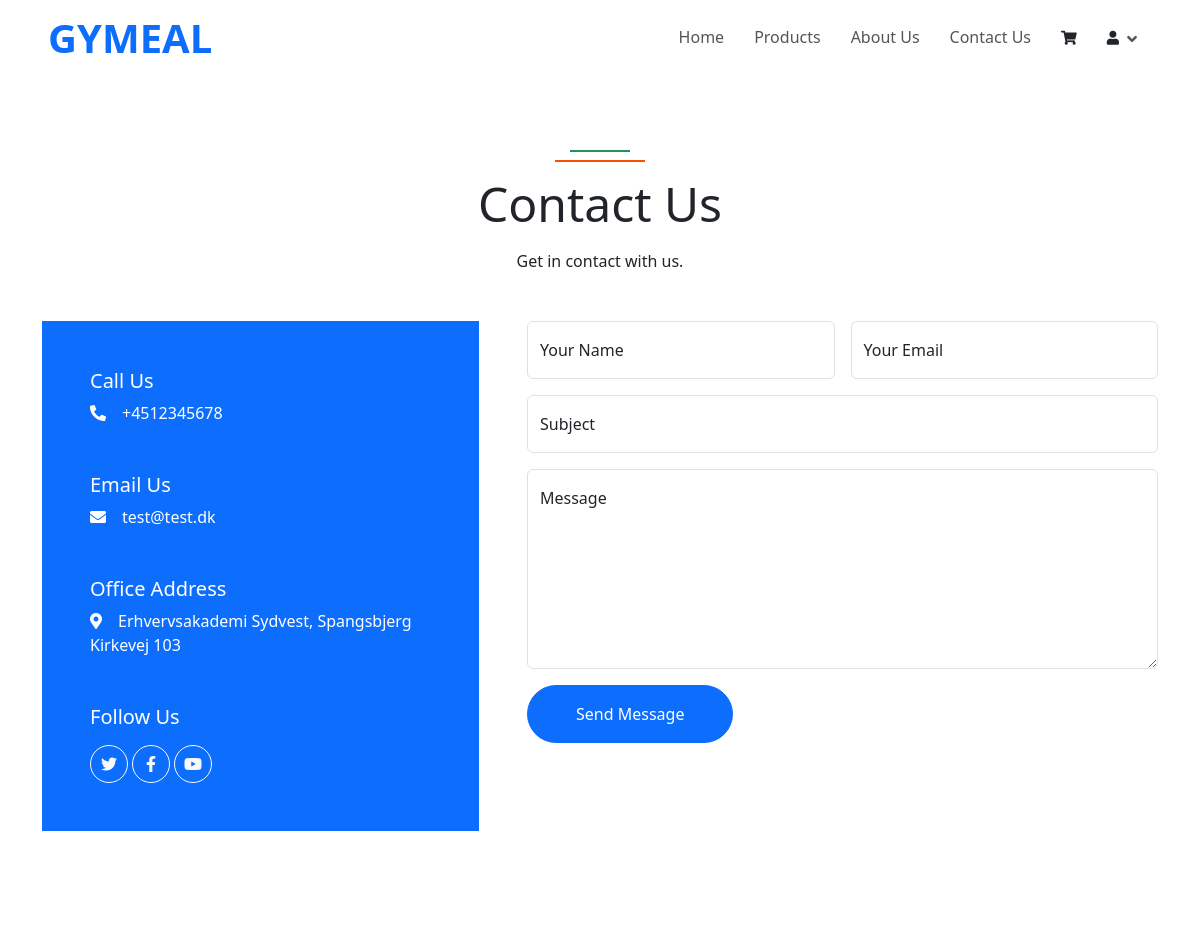
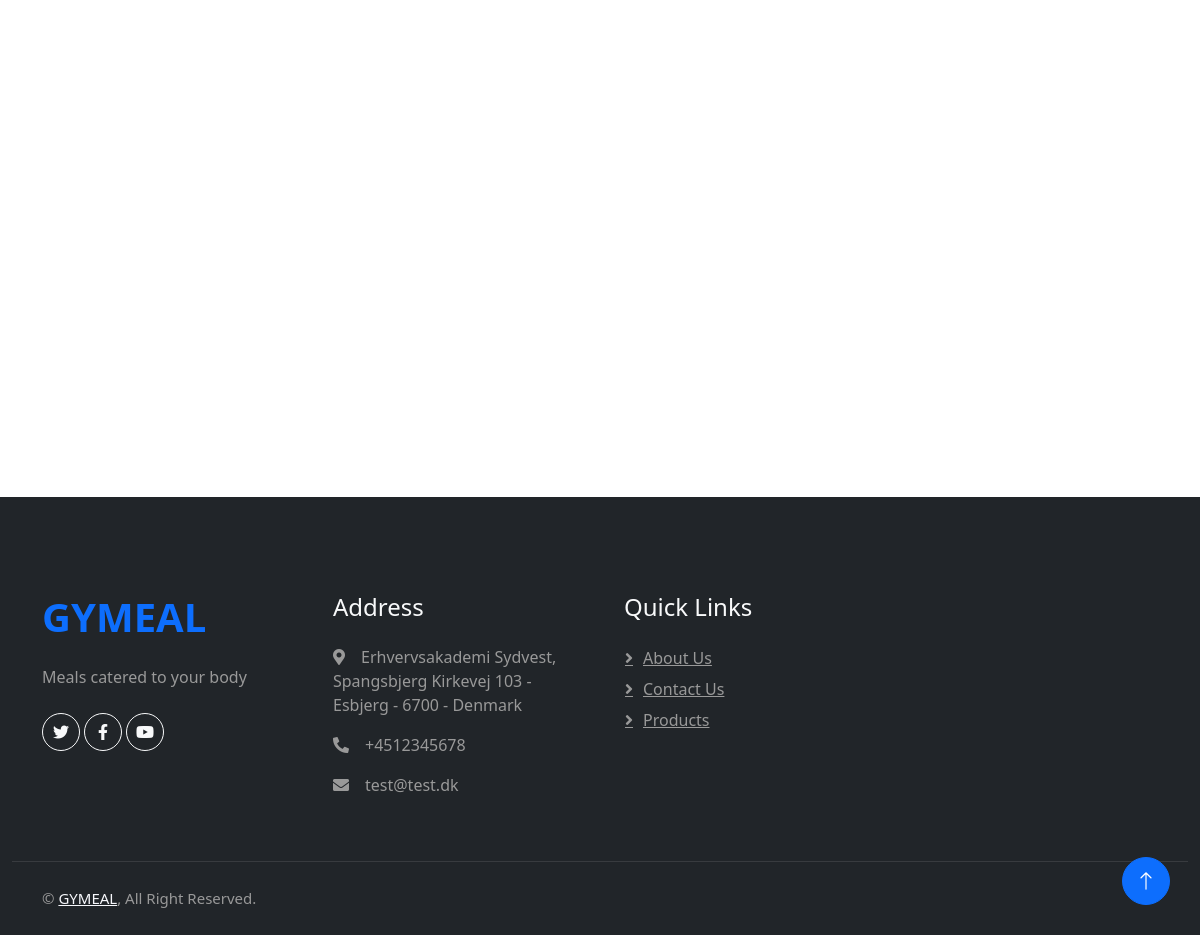
Screenshot of /contactus with the database file from the repository (2 pictures, top to bottom).
### tables this page shows
CREATE TABLE IF NOT EXISTS `company` (
  `companyId` int NOT NULL AUTO_INCREMENT,
  `name` varchar(25) NOT NULL,
  `email` varchar(50) NOT NULL,
  `phone` varchar(25) NOT NULL,
  `desc` TEXT NOT NULL,
  `image` varchar(255) NOT NULL,
  `addressId` int NOT NULL,
  PRIMARY KEY (`companyId`),
  FOREIGN KEY (`addressId`) REFERENCES `address`(`addressId`)
);

CREATE TABLE IF NOT EXISTS `address` (
  `addressId` int NOT NULL AUTO_INCREMENT,
  `street` varchar(50) NOT NULL,
  `city` varchar(25) NOT NULL,
  `postalCode` int NOT NULL,
  `countryId` int NOT NULL,
  PRIMARY KEY (`addressId`),
  FOREIGN KEY (`countryId`) REFERENCES `country`(`countryId`)
);

CREATE TABLE IF NOT EXISTS `country` (
  `countryId` int NOT NULL AUTO_INCREMENT,
  `country` varchar(25) NOT NULL,
  PRIMARY KEY (`countryId`)
);

### router.php (called while the page is built, shortened)
<?php
class Router
{
	function any($route, $path_to_include){ $this->route($route, $path_to_include); }
	function route($route, $path_to_include)
	{
		$callback = $path_to_include;
		if( !is_callable($callback) ){
		  if(!strpos($path_to_include, '.php')){
			$path_to_include.='.php';
		  }
		}
		$request_url = filter_var($_SERVER['REQUEST_URI'], FILTER_SANITIZE_URL);
		$request_url = rtrim($request_url, '/');
		$request_url = strtok($request_url, '?');
		$route_parts = explode('/', $route);
		$request_url_parts = explode('/', $request_url);
		array_shift($route_parts);
		array_shift($request_url_parts);
		$parameters = [];
		for( $__i__ = 0; $__i__ < count($route_parts); $__i__++ ){
		  $route_part = $route_parts[$__i__];
		  if( preg_match("/^[$]/", $route_part) ){
			$route_part = ltrim($route_part, '$');
			array_push($parameters, $request_url_parts[$__i__]);
			$$route_part=$request_url_parts[$__i__];
		  }
		  else if( $route_parts[$__i__] != $request_url_parts[$__i__] ){
			return;
		  }
		}
		include_once __DIR__."/$path_to_include";
		exit();
	}
}

### index.php (called while the page is built, shortened)
<?php
include 'router.php';
$router = new Router();
$router->any('/', 'views/index');
$router->any('/home', 'views/index');
$router->any('/about', 'views/about');
$router->any('/contactus', 'views/contactus');

### cms/controllers/company.php (called while the page is built, shortened)
<?php
require_once __DIR__.'/../models/companydata.php';
class Company
{
    public function GetCompanyArray()
    {
        $Company = new CompanyModel();
        return $Company->CompanyDataArray();
    }
}

### cms/core/database.php (called while the page is built, shortened)
<?php
class Database
{
    protected mixed $statement;
    private string $dbHost = "localhost";
    private string $dbUser = "root";
    private string $dbPass = "";
    private string $dbName = "cms-new";
    protected function connect()
    {
        try {
            $dsn = 'mysql:host='.$this->dbHost.';dbname='.$this->dbName;
            $this->pdo = new PDO($dsn, $this->dbUser, $this->dbPass, [PDO::MYSQL_ATTR_INIT_COMMAND =>"SET NAMES utf8;SET time_zone = 'Europe/Copenhagen'"]);
            $this->pdo->setAttribute(PDO::ATTR_DEFAULT_FETCH_MODE, PDO::FETCH_OBJ);
            return $this->pdo;
        } catch (PDOException $e) {
            print ("Error!: ".$e->getMessage()."<br/>");
            die();
        } finally {
        }
    }
    protected function prepare($sql)
    {
        $this->statement = $this->connect()->prepare($sql);
    }
    protected function fetchAll()
    {
        try {
            return $this->statement->fetchAll();
        } catch (Throwable $error) {
            print_r("Error: " . $error->getMessage());
        } finally {
            $this->pdo = NULL;
        }
    }
}

### cms/models/companydata.php (called while the page is built, shortened)
<?php
require_once __DIR__.'/../core/database.php';
class CompanyModel extends Database
{
    public function CompanyDataArray()
    {
        $this->prepare(COMPANYDATA);
        $this->statement->execute();
        return $this->fetchAll();
    }
}

### cms/utils/util.php (called while the page is built, shortened)
<?php
class Util
{
    public static function Header(): void
    {
        include(SITE_ROOT.'/views/includes/header.inc.php');
    }
    public static function Navbar(): void
    {
        include(SITE_ROOT.'/views/includes/navbar.inc.php');
    }
    public static function Footer(): void
    {
        include(SITE_ROOT.'/views/includes/footer.inc.php');
    }
}

### views/contactus.php (the view, shortened to what this page needs)
<?php
require_once './cms/controllers/company.php';
$companyData = new Company;
?>
<main class="testcontainer">
    <div class="container-xxl">
        <div class="container">
            <div class="section-header text-center mx-auto mb-5 wow fadeInUp" data-wow-delay="0.1s"
                style="max-width: 500px;">
                <h1 class="display-5 mb-3">Contact Us</h1>
                <p>Get in contact with us.</p>
            </div>
            <div class="row g-5 justify-content-center">
                <?php foreach ($companyData->GetCompanyArray() as $row) : ?>
                <div class="col-lg-5 col-md-12 wow fadeInUp" data-wow-delay="0.1s">
                    <div class="bg-primary text-white d-flex flex-column justify-content-center h-100 p-5">
                        <h5 class="text-white">Call Us</h5>
                        <p class="mb-5"><i class="fa fa-phone-alt me-3"></i><?= $row->phone; ?></p>
                        <h5 class="text-white">Email Us</h5>
                        <p class="mb-5"><i class="fa fa-envelope me-3"></i><?= $row->email; ?></p>
                        <h5 class="text-white">Office Address</h5>
                        <p class="mb-5"><i class="fa fa-map-marker-alt me-3"></i><?= $row->street; ?></p>
                        <h5 class="text-white">Follow Us</h5>
                        <div class="d-flex pt-2">
                            <a class="btn btn-square btn-outline-light rounded-circle me-1" href=""><i
                                    class="fab fa-twitter"></i></a>
                            <a class="btn btn-square btn-outline-light rounded-circle me-1" href=""><i
                                    class="fab fa-facebook-f"></i></a>
                            <a class="btn btn-square btn-outline-light rounded-circle me-1" href=""><i
                                    class="fab fa-youtube"></i></a>
                        </div>
                    </div>
                </div>
                <?php endforeach ?>
                <div class="col-lg-7 col-md-12 wow fadeInUp" data-wow-delay="0.5s">
                    <form method="POST">
                        <div class="row g-3">
                            <div class="col-md-6">
                                <div class="form-floating">
                                    <input type="text" class="form-control" name="name" placeholder="Your Name">
                                    <label for="name">Your Name</label>
                                </div>
                            </div>
                            <div class="col-md-6">
                                <div class="form-floating">
                                    <input type="email" class="form-control" name="email" placeholder="Your Email">
                                    <label for="email">Your Email</label>
                                </div>
                            </div>
                            <div class="col-12">
                                <div class="form-floating">
                                    <input type="text" class="form-control" name="subject" placeholder="Subject">
                                    <label for="subject">Subject</label>
                                </div>
                            </div>
                            <div class="col-12">
                                <div class="form-floating">
                                    <textarea class="form-control" placeholder="Leave a message here" name="message"
                                        style="height: 200px"></textarea>
                                    <label for="message">Message</label>
                                </div>
                            </div>
                            <div class="col-12">
                                <button class="btn btn-primary rounded-pill py-3 px-5" name="sendMail"
                                    type="submit">Send
                                    Message</button>
                            </div>
                        </div>
                    </form>
                </div>
            </div>
        </div>
    </div>
    <div class="container-xxl px-0 wow fadeIn" data-wow-delay="0.1s" style="margin-bottom: -6px;">
        <iframe class="w-100" style="height: 450px;"
            src="https://www.google.com/maps/embed?pb=!1m14!1m8!1m3!1d9042.254949458598!2d8.4469108!3d55.4877012!3m2!1i1024!2i768!4f13.1!3m3!1m2!1s0x0%3A0xf131cc5b28fe1f27!2sErhvervsakademi%20SydVest!5e0!3m2!1sda!2sdk!4v1666192277427!5m2!1sda!2sdk"
            frameborder="0" allowfullscreen="" aria-hidden="false" tabindex="0"></iframe>
    </div>
</main>
<?php Util::Footer(); ?>

### views/includes/footer.inc.php (shortened to what this page needs)
<?php
$companyData = new Company;
?>
<div class="container-fluid bg-dark footer mt-5 pt-5">
    <?php foreach ($companyData->GetCompanyArray() as $row) : ?>
    <div class="container py-5">
        <div class="row g-5">
            <div class="col-lg-3 col-md-6">
                <h1 class="fw-bold text-primary mb-4"><?= $row->name; ?></h1>
                <p><?= substr($row->desc, 0, 35); ?></p>
                <div class="d-flex pt-2">
                    <a class="btn btn-square btn-outline-light rounded-circle me-1" href=""><i
                            class="fab fa-twitter"></i></a>
                    <a class="btn btn-square btn-outline-light rounded-circle me-1" href=""><i
                            class="fab fa-facebook-f"></i></a>
                    <a class="btn btn-square btn-outline-light rounded-circle me-1" href=""><i
                            class="fab fa-youtube"></i></a>
                </div>
            </div>
            <div class="col-lg-3 col-md-6">
                <h4 class="text-light mb-4">Address</h4>
                <p><i class="fa fa-map-marker-alt me-3"></i><?= $row->street; ?> -
                    <?= $row->city; ?> -
                    <?= $row->postalCode; ?> -
                    <?= $row->country; ?></p>
                <p><i class="fa fa-phone-alt me-3"></i><?= $row->phone; ?></p>
                <p><i class="fa fa-envelope me-3"></i><?= $row->email; ?></p>
            </div>
            <div class="col-lg-3 col-md-6">
                <h4 class="text-light mb-4">Quick Links</h4>
                <a class="btn btn-link" href="/about">About Us</a>
                <a class="btn btn-link" href="/contactus">Contact Us</a>
                <a class="btn btn-link" href="/products">Products</a>
            </div>
        </div>
    </div>
    <div class="container-fluid copyright">
        <div class="container">
            <div class="row">
                <div class="col-md-6 text-center text-md-start mb-3 mb-md-0">
                    &copy; <a href="/"><?= $row->name; ?></a>, All Right Reserved.
                </div>
            </div>
        </div>
    </div>
    <?php endforeach ?>
</div>
<a href="#" class="btn btn-lg btn-primary btn-lg-square rounded-circle back-to-top"><i class="bi bi-arrow-up"></i></a>
</body>
</html>

### assets/css/style.css (style rules this page uses)
:root { --primary: #219653; --secondary: #F65005; --light: #F7F8FC; --dark: #111111; }
.back-to-top { position: fixed; display: none; right: 30px; bottom: 30px; z-index: 99; }
.btn { font-weight: 500; transition: .5s; }
.btn.btn-primary, .btn.btn-secondary, .btn.btn-outline-primary:hover, .btn.btn-outline-secondary:hover { color: #FFFFFF; }
.btn-square { width: 38px; height: 38px; }
.btn-lg-square { width: 48px; height: 48px; }
.btn-square, .btn-sm-square, .btn-lg-square { padding: 0; display: flex; align-items: center; justify-content: center; font-weight: normal; }
.section-header { position: relative; padding-top: 25px; }
.section-header::before { position: absolute; content: ""; width: 60px; height: 2px; top: 0; left: 50%; transform: translateX(-50%); background: var(--primary); }
.section-header::after { position: absolute; content: ""; width: 90px; height: 2px; top: 10px; left: 50%; transform: translateX(-50%); background: var(--secondary); }
.footer { color: #999999; }
.footer .btn.btn-link { display: block; margin-bottom: 5px; padding: 0; text-align: left; color: #999999; font-weight: normal; text-transform: capitalize; transition: .3s; }
.footer .btn.btn-link::before { position: relative; content: "\f105"; font-family: "Font Awesome 5 Free"; font-weight: 900; color: #999999; margin-right: 10px; }
.footer .copyright { padding: 25px 0; font-size: 15px; border-top: 1px solid rgba(256, 256, 256, .1); }
.footer .copyright a { color: var(--light); }
.testcontainer { margin-top: 150px; margin-bottom: 150px; }

### rows the page displays
company: phone "+4512345678", email "test@test.dk", addressId.street "Erhvervsakademi Sydvest, Spangsbjerg Kirkevej 103", name "GYMEAL", desc "Meals catered to your body", addressId.city "Esbjerg", addressId.postalCode "6700", country.country "Denmark"
